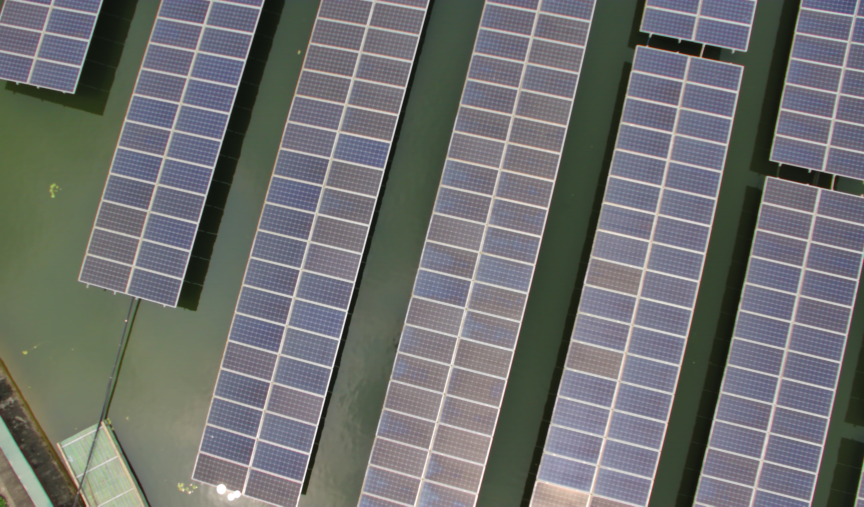
#> input picture data/rgb/snap_0_ (103).jpg, 2592 x 1520 px (shown at 1/3 size)
$ python -i main_V5_1.py   (imports and definitions only)
#> lines starting #> are read from the running program, lines starting #| are printed output that depends on the picture
#> further down, picture is the input picture: shape (1520, 2592, 3); mean B, G, R 111.4, 112.1, 110.5
# Import all libraries here
import cv2 as cv
import numpy as np
import matplotlib.pyplot as plt
import re
import os
import shutil
import preproc
import georef


# function to show the desired image
# [4 lines left out: function imshow, not called in this run]

# Image alignment: this function is to align image horizontally to make the visualization more easily
def align_image(img):
    # convert the colored thermal to greyscale
    img_grey = cv.cvtColor(img, cv.COLOR_BGR2GRAY)  # convert rgb to greyscale
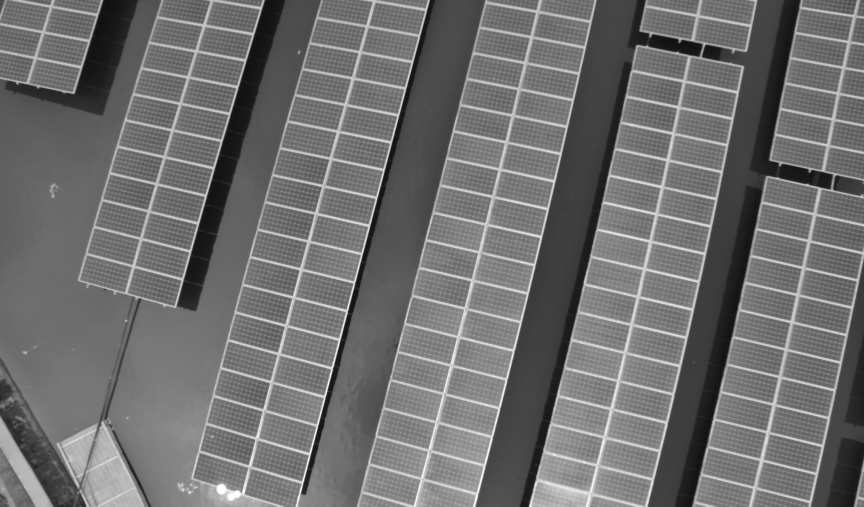
#> img_grey: shape (1520, 2592) (shown at 1/3 size); min 16, max 255, mean 111.6
    edges = cv.Canny(img_grey, 50, 150)  # Canny edges detection
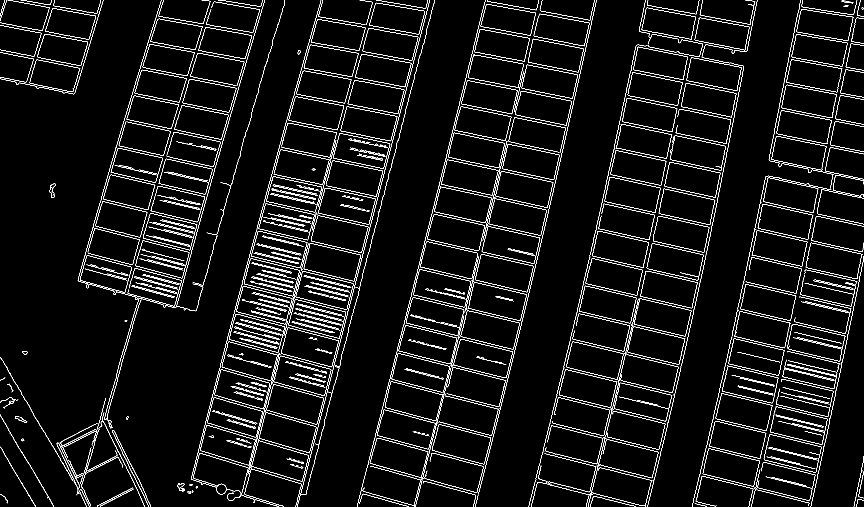
#> edges: shape (1520, 2592) (shown at 1/3 size); 3.3% white in thin lines or dots
    lines = cv.HoughLines(edges, 1, np.pi / 180, 200)  # lines detection using Hough algorithm
#> lines = 262 rows, first 8: [1412, 0.244], [1579, 0.244], [1078, 0.262], [1082, 0.262], [1739, 0.227], [1088, 0.262], [665, 1.83], [1575, 0.244]
    angles = []
    for line in lines:
        for rho, theta in line:
            angles.append(theta)
#> this loop made 262 passes
#> after the loop, angles = 262 values, max 1.88 at index 258, min 0.192 at index 44, mean 1.34

    # find outliers angle in the angles array
    mean = np.mean(angles)
#> mean = 1.34
    standard_deviation = np.std(angles)
#> standard_deviation = 0.705
    distance_from_mean = abs(angles - mean)
#> distance_from_mean = 262 values, max 1.15 at index 44, min 0.238 at index 182, mean 0.642
    not_outlier = distance_from_mean < standard_deviation
    for i in sorted(np.where(not_outlier == False)[0], reverse=True):   # delete outlier values
        del angles[i]
#> this loop made 76 passes
#> i on passes 1 to 12: 242, 201, 199, 195, 192, 191, 190, 187, 181, 175, 163, 161

    # find angle to align image
    angle = np.mean(angles) * 180 / np.pi
#> angle = 102.3
    (h, w) = img.shape[:2]
#> h = 1520; w = 2592
    center = (w / 2, h / 2)
#> center = (1296, 760)
    M = cv.getRotationMatrix2D(center, angle - 90, 1.0)
#> M = [[0.977, 0.212, -131.8], [-0.212, 0.977, 292.4]]
    img_rotated = cv.warpAffine(src=img, M=M, dsize=(w, h))
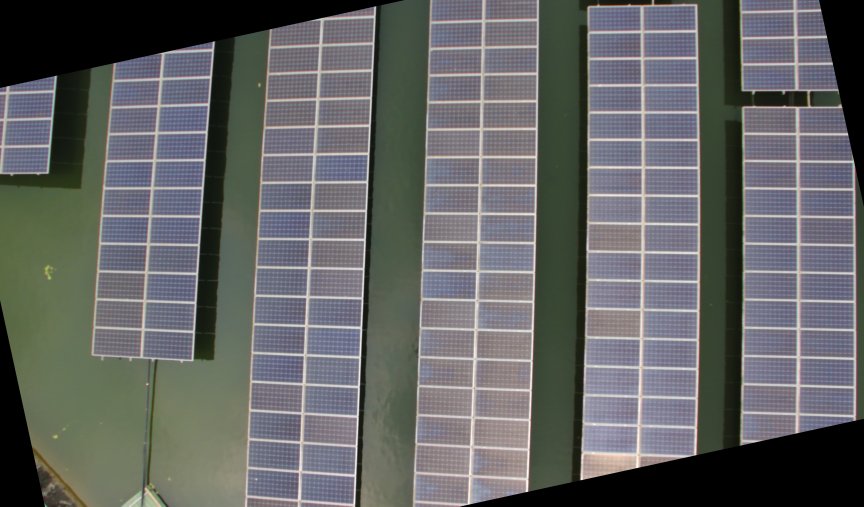
#> img_rotated: shape (1520, 2592, 3) (shown at 1/3 size); mean B, G, R 100.5, 100.8, 99.4
    return img_rotated


# function to read, align and show the Thermal image
def read_thermal_image(thermal_img_file):
    return align_image(cv.imread(thermal_img_file))  # return horizontally align Thermal image


'''this function is used for quick visualization. The input include:
    tmax: max temperature
    tmin: min temperature
    output: normal temperature + rgb image assign with colarmap'''
# [266 lines left out: functions image_visualization, draw_histogram, defect_location, find_panel_number, im_fill, get_defected_panel_labeled and 3 more, not called in this run]


# this function is to save the process cropped thermal image
def get_snap_number(output_folder):
    snap_number = re.split('(\d+)', output_folder)
    return "".join(snap_number[3:4])

# [158 lines left out: functions save_processed_image, deltaT_processing, save_deltaT_results, not called in this run]


def save_labeled_thermal_image(input_img):
    snap_number = get_snap_number(output_folder=input_img)
    cv.imwrite(f'./{output_folder}/snap({snap_number})/labeled_snap({snap_number}).png', thermal_img_label)


# [5 lines left out: function show_colorbar, not called in this run]


# [6 lines not run here, left out]

    # for input_img in list(img_gps_dict.keys()):

    #     processed_thermal_image, thermal_img_label, defect_panels_no_pinpoint = get_defected_panel(input_img = input_img)
    #     #show_colorbar(processed_thermal_image, tmax=60, tmin=30)
    #     #show_colorbar(thermal_img_label, tmax=60, tmin=30)

    #     # 1/ Generate a dictionary of panel images with pinpointed defects
    #     panels_dict, defect_panels_pinpointed = save_deltaT_results(input_img, f'./{output_folder}/', save_as_csv=False)

    #     print("List of failed panel number: ", list(defect_panels_no_pinpoint.keys()))

    #     '''create specify directory.
    #     NOTE: os.getcwd() is to find current working directory'''
    #     create_dir(parent_dir=os.getcwd(), output_dir=output_folder, remove_old_data=False) # DO NOT delete data again, because it's already deleted!
    #     save_processed_image(filtered_image_dict=defect_panels_pinpointed,
    #                          input_therm_img=input_img,
    #                          parent_dir = f'./{output_folder}/')
    #     # save Thermal image
    #     save_labeled_thermal_image(input_img=input_img)

    #     # 2/ Save delta T processing results of defective panels to csv files
    #     _, _ = save_deltaT_results(input_img, f'./{output_folder}/', save_as_csv=True)

>>> import cv2
>>> picture = cv2.imread('../data/rgb/snap_0_ (103).jpg')
>>> result = align_image(picture)

$ run again, on data/rgb/snap_0_ (134).jpg
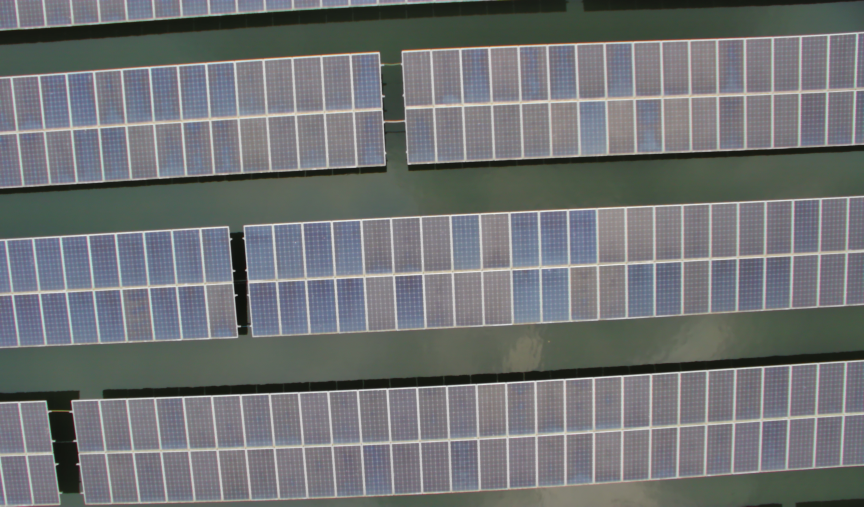
#> input picture data/rgb/snap_0_ (134).jpg, 2592 x 1520 px (shown at 1/3 size)
#> picture is the input picture: shape (1520, 2592, 3); mean B, G, R 116.3, 114.8, 112
#> in align_image, `edges = cv.Canny(img_grey, 50, 150)`:
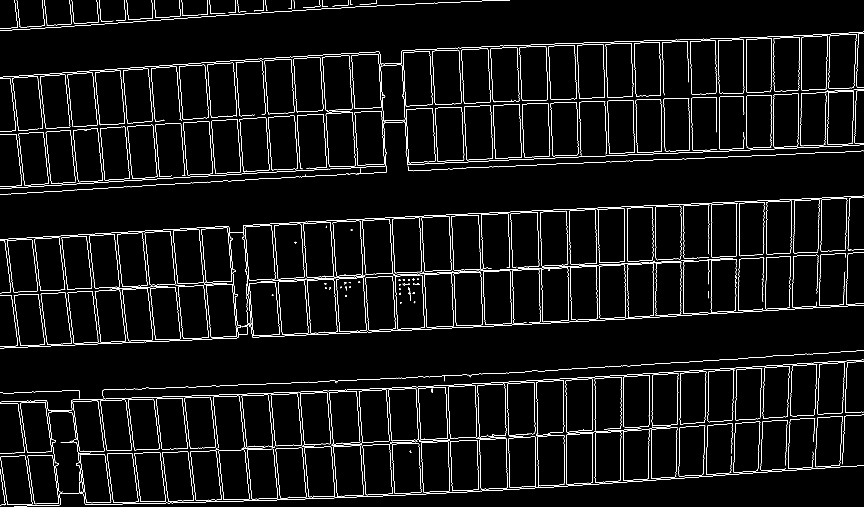
#> edges: shape (1520, 2592) (shown at 1/3 size); 2.9% white in thin lines or dots
#> lines = 195 rows, first 8: [887, 1.52], [1573, 1.5], [558, 1.52], [236, 1.5], [93, 1.5], [882, 1.52], [713, 1.52], [196, 1.54]
#> the loop in align_image, `for line in lines:` made 195 passes
#> after the loop in align_image, `for line in lines:`: angles = 195 values, max 3.12 at index 132, min 0 at index 59, mean 1.85
#> mean = 1.85
#> standard_deviation = 0.972
#> distance_from_mean = 195 values, max 1.85 at index 59, min 0.3 at index 92, mean 0.8
#> the loop in align_image, `for i in sorted(np.where(not_outlier == False)[0], reverse=True):` made 87 passes
#> i on passes 1 to 8: 193, 188, 187, 186, 185, 184, 182, 181
#> angle = 87.18
#> M = [[0.999, -0.0493, 39.02], [0.0493, 0.999, -62.93]]
#> in align_image, `img_rotated = cv.warpAffine(src=img, M=M, dsize=(w, h))`:
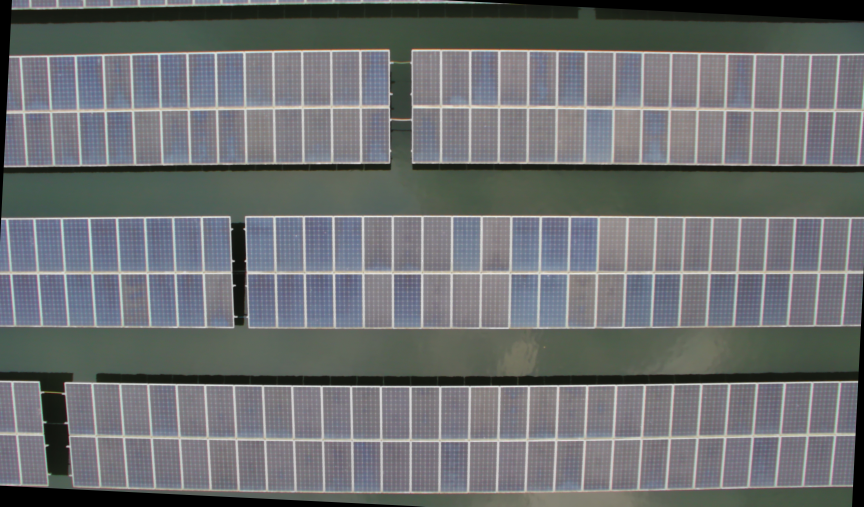
#> img_rotated: shape (1520, 2592, 3) (shown at 1/3 size); mean B, G, R 113.3, 111.8, 109.1

$ run again, on data/rgb/snap_0_ (135).jpg
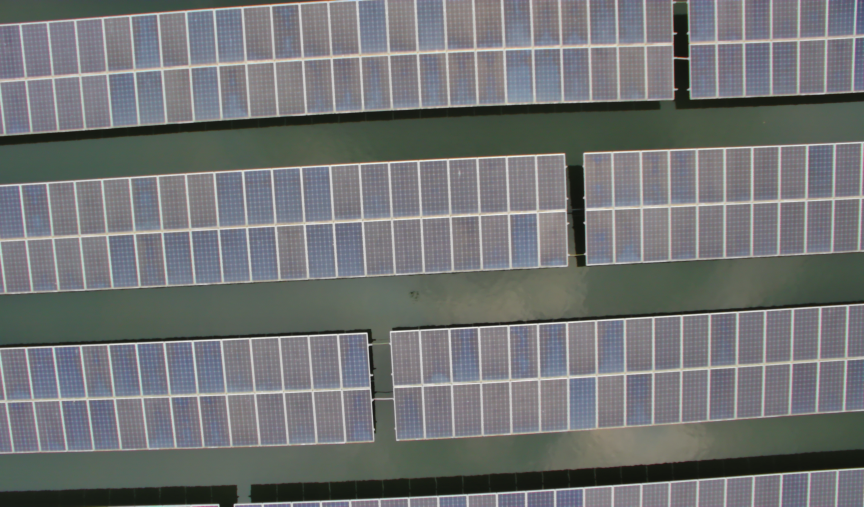
#> input picture data/rgb/snap_0_ (135).jpg, 2592 x 1520 px (shown at 1/3 size)
#> picture is the input picture: shape (1520, 2592, 3); mean B, G, R 116.4, 115.6, 113.3
#> in align_image, `edges = cv.Canny(img_grey, 50, 150)`:
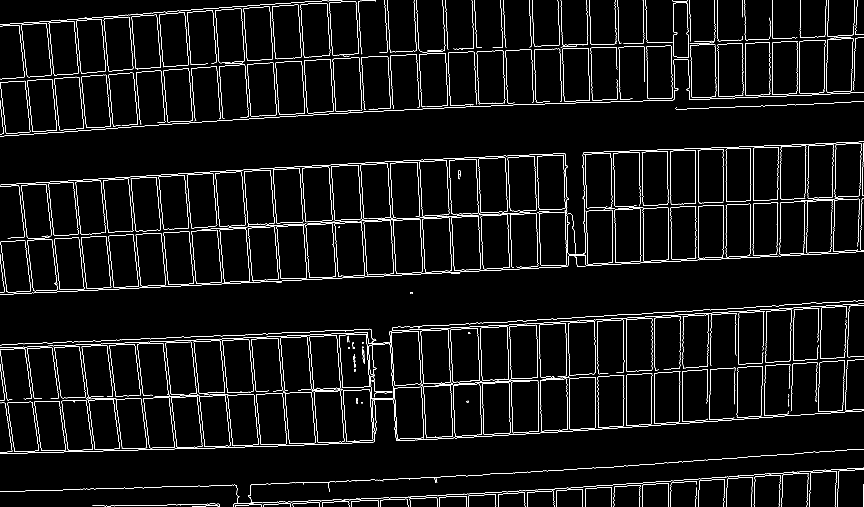
#> edges: shape (1520, 2592) (shown at 1/3 size); 2.9% white in thin lines or dots
#> lines = 164 rows, first 8: [722, 1.52], [718, 1.52], [1579, 1.5], [1053, 1.52], [884, 1.52], [1409, 1.5], [713, 1.52], [550, 1.52]
#> the loop in align_image, `for line in lines:` made 164 passes
#> after the loop in align_image, `for line in lines:`: angles = 164 values, max 3.12 at index 61, min 0 at index 48, mean 1.9
#> mean = 1.9
#> standard_deviation = 0.888
#> distance_from_mean = 164 values, max 1.9 at index 48, min 0.333 at index 148, mean 0.745
#> the loop in align_image, `for i in sorted(np.where(not_outlier == False)[0], reverse=True):` made 64 passes
#> i on passes 1 to 8: 163, 162, 161, 160, 159, 158, 156, 155
#> angle = 87.13
#> M = [[0.999, -0.0501, 39.68], [0.0501, 0.999, -63.94]]
#> in align_image, `img_rotated = cv.warpAffine(src=img, M=M, dsize=(w, h))`:
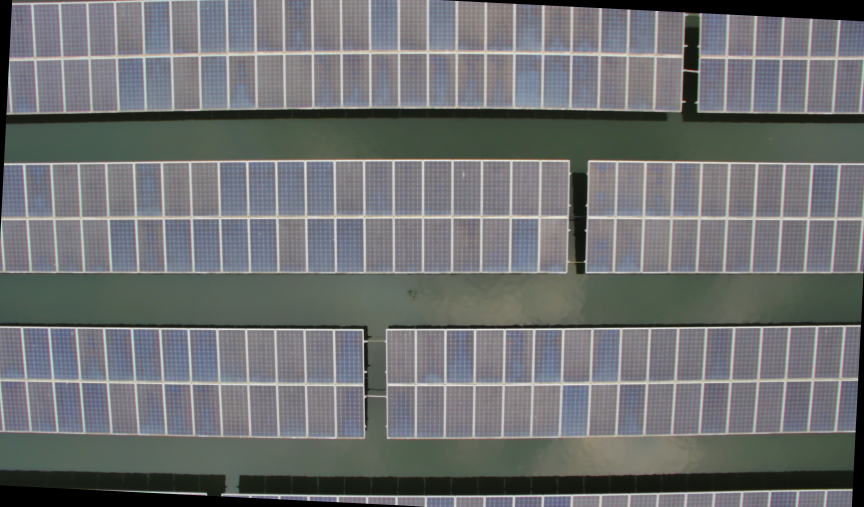
#> img_rotated: shape (1520, 2592, 3) (shown at 1/3 size); mean B, G, R 113.3, 112.6, 110.4

$ run again, on data/rgb/snap_0_ (140).jpg
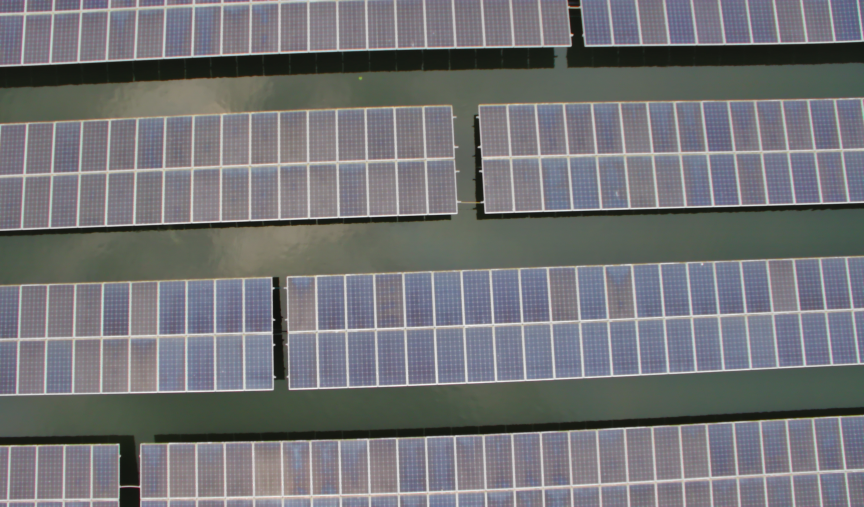
#> input picture data/rgb/snap_0_ (140).jpg, 2592 x 1520 px (shown at 1/3 size)
#> picture is the input picture: shape (1520, 2592, 3); mean B, G, R 118.5, 115.5, 114.7
#> in align_image, `edges = cv.Canny(img_grey, 50, 150)`:
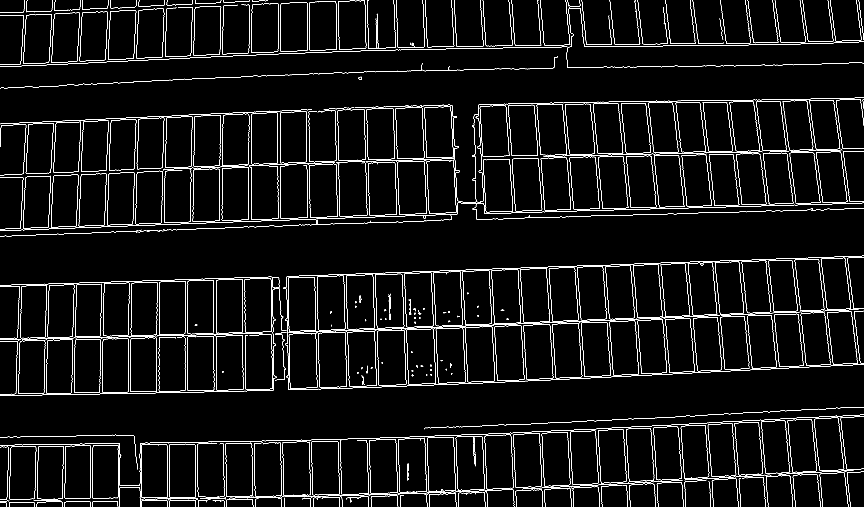
#> edges: shape (1520, 2592) (shown at 1/3 size); 3.1% white in thin lines or dots
#> lines = 210 rows, first 8: [862, 1.54], [858, 1.54], [1023, 1.54], [1378, 1.52], [690, 1.54], [1383, 1.52], [1336, 1.55], [338, 1.55]
#> the loop in align_image, `for line in lines:` made 210 passes
#> after the loop in align_image, `for line in lines:`: angles = 210 values, max 3.12 at index 48, min 0 at index 79, mean 1.77
#> mean = 1.77
#> standard_deviation = 1
#> distance_from_mean = 210 values, max 1.77 at index 79, min 0.196 at index 85, mean 0.784
#> the loop in align_image, `for i in sorted(np.where(not_outlier == False)[0], reverse=True):` made 95 passes
#> i on passes 1 to 8: 209, 207, 205, 204, 203, 198, 197, 195
#> angle = 88.06
#> M = [[0.999, -0.0338, 26.46], [0.0338, 0.999, -43.42]]
#> in align_image, `img_rotated = cv.warpAffine(src=img, M=M, dsize=(w, h))`:
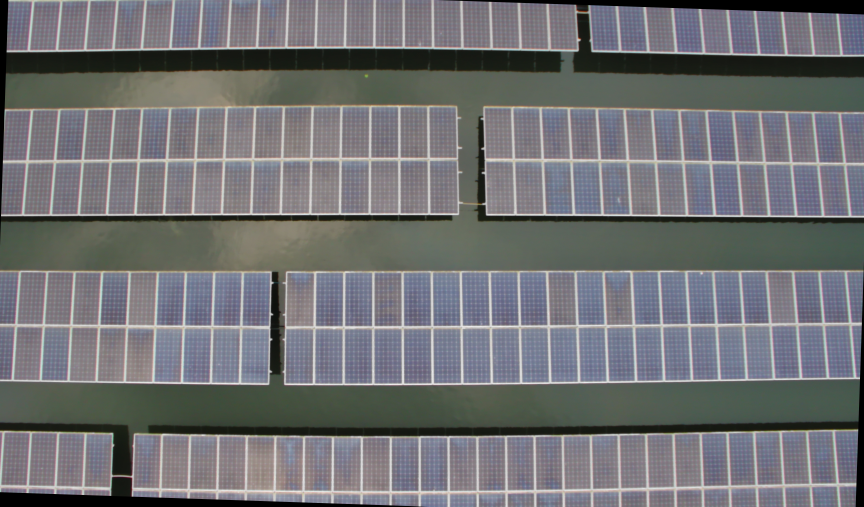
#> img_rotated: shape (1520, 2592, 3) (shown at 1/3 size); mean B, G, R 116, 113.1, 112.3
